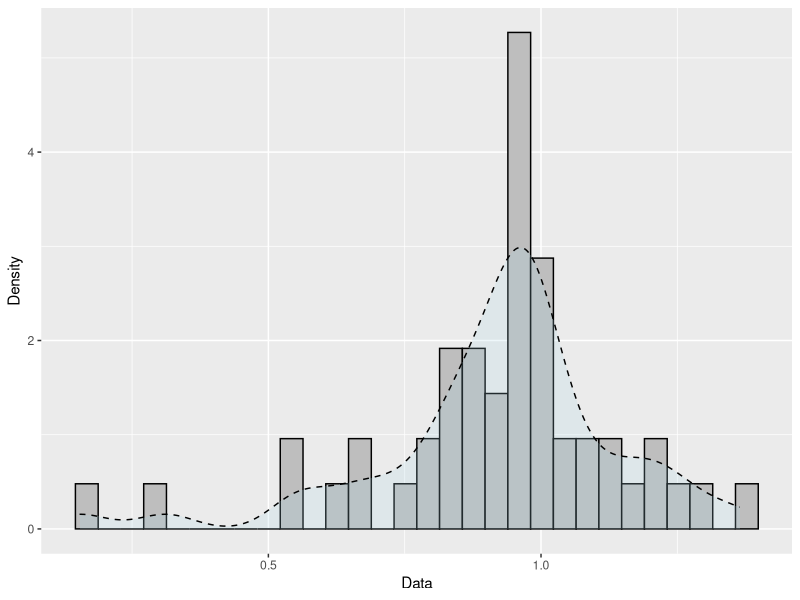
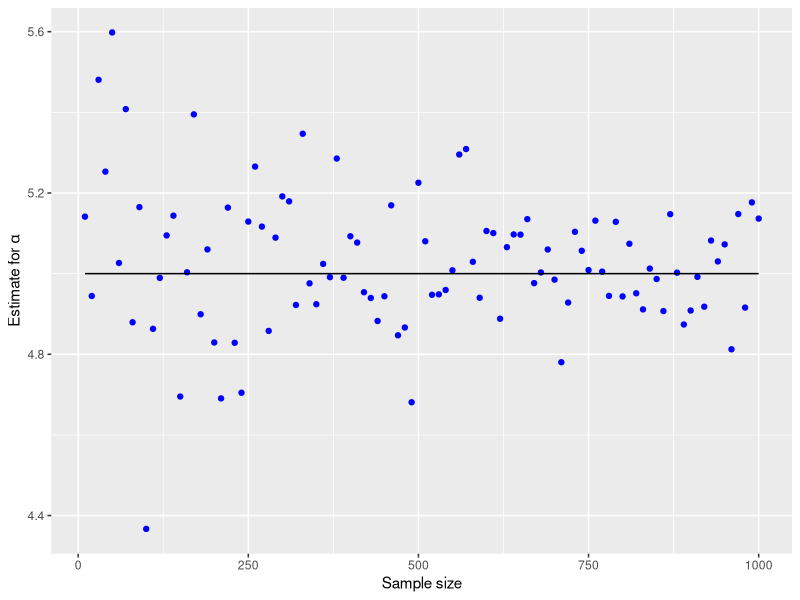

Source code (R) for these figures, in order:
## ---- chunk 1
#| warning: false
library(tidyverse)

dados = read_table("Dados_Weibull.txt", col_names = FALSE)

ggplot(dados, aes(X1)) +
  geom_histogram(aes(y=after_stat(density)), bins = 30, color="black", fill="grey")+
  geom_density(alpha=.2, linetype = 2, fill="light blue") +
  labs(x="Data", y = "Density")

newton.raphson.w = function(x.dados, alpha.0=10, precisao = 1e-7, n=100){
  dlogLikW = function(y){(length(x.dados)/y) + sum(log(x.dados)) - sum(log(x.dados)*(x.dados^y))}
  ddlogLikW = function(z){-(length(x.dados)/z^2) - sum((log(x.dados)^2)*(x.dados^z))}
  for (i in 1:n) {
    alpha.1 = alpha.0 - dlogLikW(alpha.0)/ddlogLikW(alpha.0)
    if(abs(alpha.1 - alpha.0) < precisao){
      res = list(alpha.1,i)
      names(res) = c("alpha.estimado","n.iter")
      return(res)
    }
    alpha.0 = alpha.1
  }
  print("with the number of iterations there was no convergence")
}

newton.raphson.w(dados %>% .$X1)

#simulation
n = seq(10,1000,10)

estimativas = array(NA, dim=c(length(n),1))

for (i in 1:length(n)){
  dat =  rweibull(n[i], shape=5, scale=1)
  estimativas[i,] = newton.raphson.w(dat,2)$alpha.estimado
}

dados <- tibble(
  estim = estimativas,
  sim = n)

ggplot(dados, aes(x = n,
                  y = estim, 
                  group=1)) + 
geom_point(color="blue") +
geom_line(y=5) +
labs(x="Sample size", y=expression("Estimate for"~alpha), colour = "Sample size")
